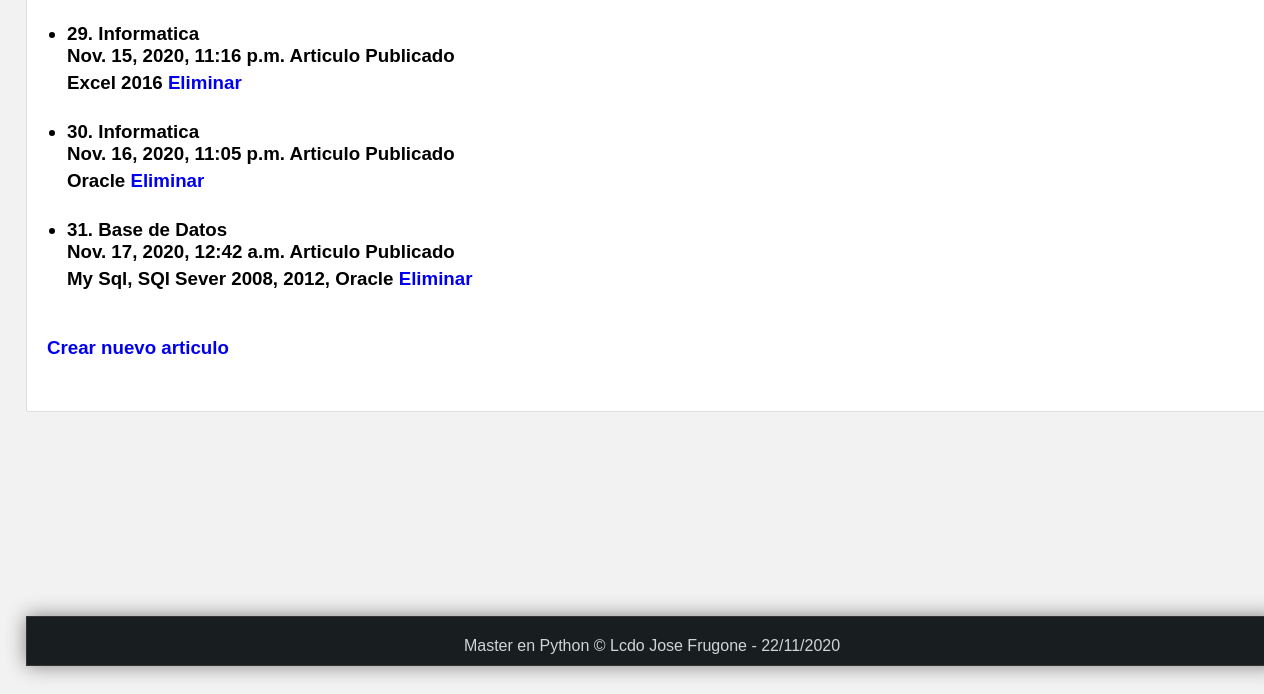
/articulos/ (lower part), run on an earlier commit of the app's database.
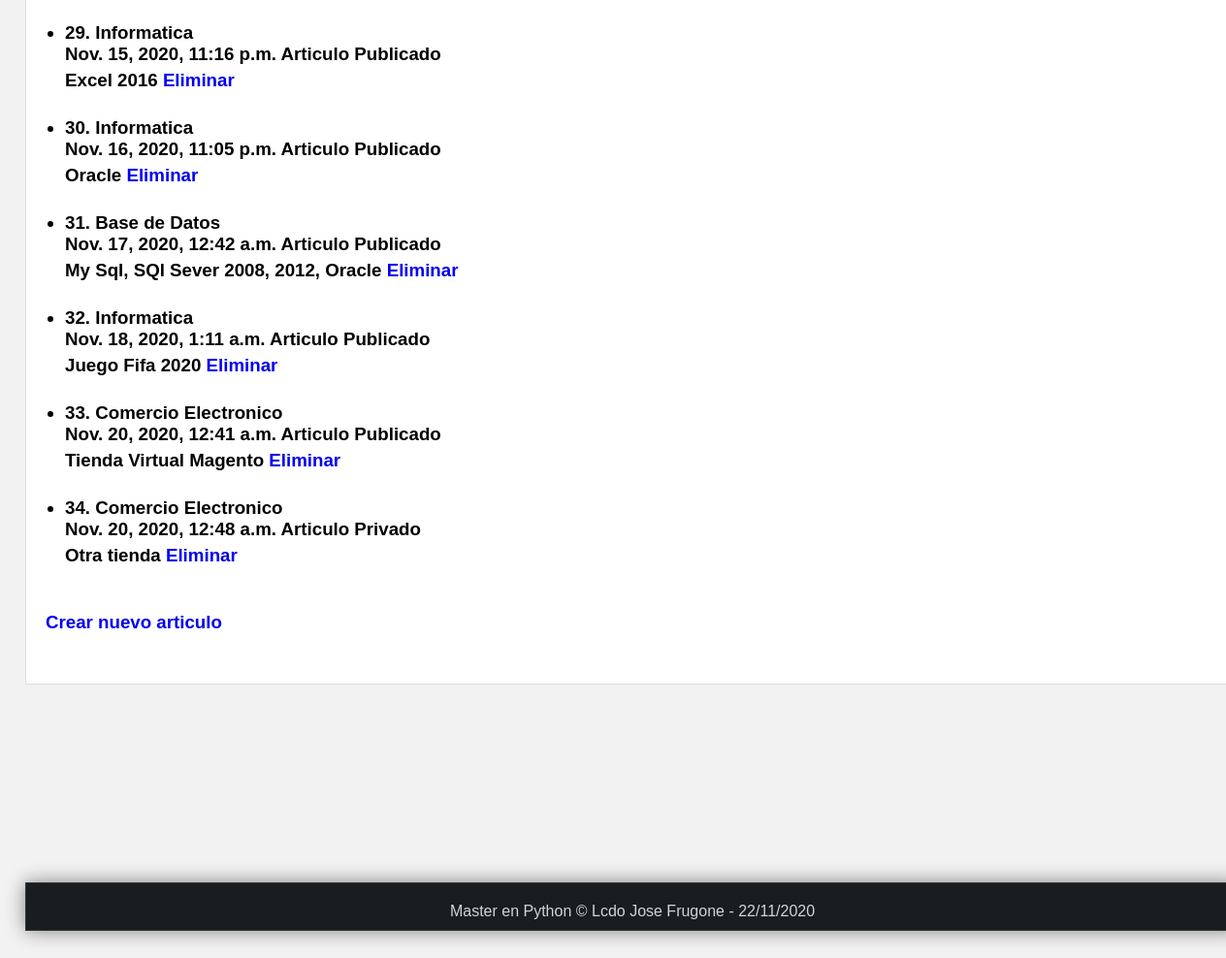
And on a later commit of the database.
### miapp/models.py (models this page shows)
class Article(models.Model):
    title = models.CharField(max_length=200)
    content = models.TextField()
    image = models.ImageField(default='null')
    public = models.BooleanField(default=True)
    created_at = models.DateTimeField(auto_now_add=True)
    updated_at = models.DateTimeField(auto_now=True)

### miapp/views.py (the view)
# urls.py: path('articulos/', views.articulo_gen, name="lista_gen_art"),
def articulo_gen(request):
    articulos = Article.objects.order_by("id")
    return render(request, 'articulos.html',{
        'articulos':articulos
    })

### miapp/templates/articulos.html (shortened to what this page needs)
{% extends 'layout.html' %}
{% block content %}
   {% if mensaje1 and mensaje %}
      <h3>{{mensaje1}}</h3>
      <br/>
      <h4>{{mensaje}}</h4>
   {% else %}
      {% if articulos %}
            <h3><p>Listado de articulos</p><h3>
            <ul>
               {% for articulo in articulos %}
                  <li>
                     <h4>{{articulo.id}}. {{articulo.title}}</h4>
                     <span>{{articulo.created_at}}</span>
                     {% if articulo.public %}
                        <strong>Articulo Publicado</strong>
                     {% else %}
                        <strong>Articulo Privado</strong>
                     {% endif %}
                     <p>
                        {{articulo.content}}
                        <a href="{% url 'borra_articulo' id=articulo.id %}">Eliminar</a>
                     </p>
                  </li>
                  <br/>
               {% endfor %}
            </ul>
            <p>
               <a href="{% url 'create' %}">Crear nuevo articulo</a>
            </p>
      {% endif %}
   {% endif %}
<br/>
{% endblock %}

### miapp/templates/layout.html (shortened to what this page needs)
{% load static %}
<!DOCTYPE html>
<html lang="es">
<head>
    <link rel="stylesheet" type="text/css" href="{% static 'css/styles.css' %}" />
</head>
<body>
    <div id="content">
            <div class="box">
                {% block content %}{% endblock %}
    </div>
    <div class="mapa-lugar">
                    <iframe src="https://www.google.com/maps/embed?pb=!1m14!1m12!1m3!1d15948.13508653324!2d-79.88568169999999!3d-2.1407391000000002!2m3!1f0!2f0!3f0!3m2!1i1024!2i768!4f13.1!5e0!3m2!1ses-419!2sec!4v1604331730668!5m2!1ses-419!2sec" width="300" height="200" frameborder="0" style="border:0;" allowfullscreen="" aria-hidden="false" tabindex="0"></iframe>
    </div>
    <footer>
        Master en Python &copy; Lcdo Jose Frugone - {% now "d/m/Y" %}
    </footer>
</body>
</html>

### miapp/static/css/styles.css (style rules this page uses)
* { margin: 0px; padding: 0px; font-family: sans-serif, Arial, Helvetica; text-decoration: none; }
body { background-color: #F2F2F2; }
p, h2, h3, ul { margin-top: 5px; margin-bottom: 5px; }
ul, ol { margin-left: 20px; margin-bottom: 20px; }
#content { width: 1212px; min-height: 500px; margin: 0px auto; margin-bottom: 30px; margin-top: 40px; }
.box { background: white; width: 100%; min-height: 930px; padding: 20px; border: 1px solid #ddd; border-radius: 2px; margin: 0 auto; }
footer { width: 1250px; background-color: #181E1F; border: 1px solid #333; color: #d1d4d6; text-align: center; margin: 0 auto; padding-top: 20px; padding-bottom: 10px; box-shadow: 0px 0px 20px gray; }

What changed in the data, as far as the page shows it:
added Article: id "32", title "Informatica", created_at "Nov. 18, 2020, 1:11 a.m.", public "Articulo Publicado", content "Juego Fifa 2020"
added Article: id "33", title "Comercio Electronico", created_at "Nov. 20, 2020, 12:41 a.m.", public "Articulo Publicado", content "Tienda Virtual Magento"
added Article: id "34", title "Comercio Electronico", created_at "Nov. 20, 2020, 12:48 a.m.", public "Articulo Privado", content "Otra tienda"
